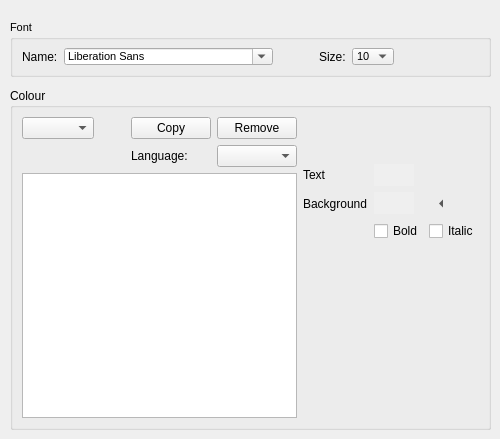
     <widget class="QWidget" name="tab_3">
      <attribute name="title">
       <string>Page</string>
      </attribute>
      <widget class="QGroupBox" name="groupBox_2">
       <property name="geometry">
        <rect>
         <x>10</x>
         <y>88</y>
         <width>481</width>
         <height>342</height>
        </rect>
       </property>
       <property name="font">
        <font>
         <pointsize>9</pointsize>
        </font>
       </property>
       <property name="title">
        <string>Colour</string>
       </property>
       <layout class="QGridLayout" name="gridLayout_4">
        <item row="0" column="0">
         <layout class="QGridLayout" name="gridLayout_2">
          <item row="0" column="0">
           <layout class="QGridLayout" name="gridLayout_3">
            <item row="0" column="0">
             <widget class="QComboBox" name="tEColorShemeCBox">
              <property name="sizePolicy">
               <sizepolicy hsizetype="Expanding" vsizetype="Fixed">
                <horstretch>0</horstretch>
                <verstretch>0</verstretch>
               </sizepolicy>
              </property>
             </widget>
            </item>
            <item row="1" column="0">
             <spacer name="verticalSpacer_2">
              <property name="orientation">
               <enum>Qt::Vertical</enum>
              </property>
              <property name="sizeType">
               <enum>QSizePolicy::Maximum</enum>
              </property>
              <property name="sizeHint" stdset="0">
               <size>
                <width>20</width>
                <height>15</height>
               </size>
              </property>
             </spacer>
            </item>
            <item row="2" column="0" colspan="5">
             <widget class="QListWidget" name="tEStylesList">
              <property name="verticalScrollBarPolicy">
               <enum>Qt::ScrollBarAsNeeded</enum>
              </property>
              <property name="horizontalScrollBarPolicy">
               <enum>Qt::ScrollBarAsNeeded</enum>
              </property>
              <property name="movement">
               <enum>QListView::Static</enum>
              </property>
              <property name="flow">
               <enum>QListView::TopToBottom</enum>
              </property>
              <property name="isWrapping" stdset="0">
               <bool>false</bool>
              </property>
              <property name="resizeMode">
               <enum>QListView::Adjust</enum>
              </property>
              <property name="layoutMode">
               <enum>QListView::SinglePass</enum>
              </property>
              <property name="spacing">
               <number>0</number>
              </property>
              <property name="viewMode">
               <enum>QListView::ListMode</enum>
              </property>
              <property name="uniformItemSizes">
               <bool>true</bool>
              </property>
              <property name="batchSize">
               <number>100</number>
              </property>
             </widget>
            </item>
            <item row="0" column="3">
             <widget class="QPushButton" name="copyClrSchmBtn">
              <property name="text">
               <string>Copy</string>
              </property>
             </widget>
            </item>
            <item row="0" column="1">
             <spacer name="horizontalSpacer_2">
              <property name="orientation">
               <enum>Qt::Horizontal</enum>
              </property>
              <property name="sizeType">
               <enum>QSizePolicy::Expanding</enum>
              </property>
              <property name="sizeHint" stdset="0">
               <size>
                <width>35</width>
                <height>20</height>
               </size>
              </property>
             </spacer>
            </item>
            <item row="0" column="4">
             <widget class="QPushButton" name="removeClrSchmBtn">
              <property name="text">
               <string>Remove</string>
              </property>
             </widget>
            </item>
            <item row="1" column="4">
             <widget class="QComboBox" name="lexerLanguageCBox"/>
            </item>
            <item row="1" column="3">
             <widget class="QLabel" name="label_8">
              <property name="text">
               <string>Language:</string>
              </property>
             </widget>
            </item>
           </layout>
          </item>
          <item row="0" column="1">
           <layout class="QGridLayout" name="gridLayout">
            <item row="1" column="0">
             <widget class="QLabel" name="label_5">
              <property name="text">
               <string>Text</string>
              </property>
             </widget>
            </item>
            <item row="2" column="0">
             <widget class="QLabel" name="label_6">
              <property name="text">
               <string>Background</string>
              </property>
             </widget>
            </item>
            <item row="2" column="2">
             <widget class="QToolButton" name="cleanBgColorBtn">
              <property name="toolTip">
               <string>Remove Background Colour</string>
              </property>
              <property name="text">
               <string/>
              </property>
              <property name="autoRaise">
               <bool>true</bool>
              </property>
              <property name="arrowType">
               <enum>Qt::LeftArrow</enum>
              </property>
             </widget>
            </item>
            <item row="0" column="0">
             <spacer name="verticalSpacer_3">
              <property name="orientation">
               <enum>Qt::Vertical</enum>
              </property>
              <property name="sizeType">
               <enum>QSizePolicy::Maximum</enum>
              </property>
              <property name="sizeHint" stdset="0">
               <size>
                <width>20</width>
                <height>47</height>
               </size>
              </property>
             </spacer>
            </item>
            <item row="4" column="0" rowspan="2">
             <spacer name="verticalSpacer_4">
              <property name="orientation">
               <enum>Qt::Vertical</enum>
              </property>
              <property name="sizeHint" stdset="0">
               <size>
                <width>20</width>
                <height>40</height>
               </size>
              </property>
             </spacer>
            </item>
            <item row="1" column="1">
             <widget class="QPushButton" name="fgColorPanelBtn">
              <property name="enabled">
               <bool>true</bool>
              </property>
              <property name="sizePolicy">
               <sizepolicy hsizetype="Fixed" vsizetype="Fixed">
                <horstretch>21</horstretch>
                <verstretch>21</verstretch>
               </sizepolicy>
              </property>
              <property name="autoFillBackground">
               <bool>true</bool>
              </property>
              <property name="text">
               <string/>
              </property>
              <property name="iconSize">
               <size>
                <width>15</width>
                <height>15</height>
               </size>
              </property>
              <property name="flat">
               <bool>true</bool>
              </property>
             </widget>
            </item>
            <item row="2" column="1">
             <widget class="QPushButton" name="bgColorPanelBtn">
              <property name="sizePolicy">
               <sizepolicy hsizetype="Fixed" vsizetype="Fixed">
                <horstretch>21</horstretch>
                <verstretch>21</verstretch>
               </sizepolicy>
              </property>
              <property name="autoFillBackground">
               <bool>true</bool>
              </property>
              <property name="text">
               <string/>
              </property>
              <property name="flat">
               <bool>true</bool>
              </property>
             </widget>
            </item>
            <item row="4" column="1">
             <widget class="QCheckBox" name="teFontStyle_BoldCheckBox">
              <property name="text">
               <string>Bold</string>
              </property>
             </widget>
            </item>
            <item row="4" column="2">
             <widget class="QCheckBox" name="teFontStyle_ItalicCheckBox">
              <property name="text">
               <string>Italic</string>
              </property>
             </widget>
            </item>
            <item row="5" column="1">
             <spacer name="verticalSpacer_5">
              <property name="orientation">
               <enum>Qt::Vertical</enum>
              </property>
              <property name="sizeHint" stdset="0">
               <size>
                <width>20</width>
                <height>40</height>
               </size>
              </property>
             </spacer>
            </item>
           </layout>
          </item>
         </layout>
        </item>
       </layout>
      </widget>
      <widget class="QGroupBox" name="groupBox_3">
       <property name="geometry">
        <rect>
         <x>10</x>
         <y>20</y>
         <width>481</width>
         <height>57</height>
        </rect>
       </property>
       <property name="font">
        <font>
         <pointsize>8</pointsize>
        </font>
       </property>
       <property name="title">
        <string>Font</string>
       </property>
       <layout class="QVBoxLayout" name="verticalLayout">
        <item>
         <layout class="QHBoxLayout" name="horizontalLayout_2">
          <item>
           <widget class="QLabel" name="tEFontNameLbl">
            <property name="font">
             <font>
              <pointsize>9</pointsize>
             </font>
            </property>
            <property name="text">
             <string>Name:</string>
            </property>
           </widget>
          </item>
          <item>
           <widget class="QFontComboBox" name="tEFontNameFCBox"/>
          </item>
          <item>
           <spacer name="horizontalSpacer_3">
            <property name="orientation">
             <enum>Qt::Horizontal</enum>
            </property>
            <property name="sizeType">
             <enum>QSizePolicy::Preferred</enum>
            </property>
            <property name="sizeHint" stdset="0">
             <size>
              <width>40</width>
              <height>20</height>
             </size>
            </property>
           </spacer>
          </item>
          <item>
           <widget class="QLabel" name="tEFontSizeLbl">
            <property name="font">
             <font>
              <pointsize>9</pointsize>
             </font>
            </property>
            <property name="text">
             <string>Size:</string>
            </property>
           </widget>
          </item>
          <item>
           <widget class="QComboBox" name="tEFontSizeCBox">
            <property name="currentIndex">
             <number>4</number>
            </property>
            <item>
             <property name="text">
              <string>6</string>
             </property>
            </item>
            <item>
             <property name="text">
              <string>7</string>
             </property>
            </item>
            <item>
             <property name="text">
              <string>8</string>
             </property>
            </item>
            <item>
             <property name="text">
              <string>9</string>
             </property>
            </item>
            <item>
             <property name="text">
              <string>10</string>
             </property>
            </item>
            <item>
             <property name="text">
              <string>11</string>
             </property>
            </item>
            <item>
             <property name="text">
              <string>12</string>
             </property>
            </item>
            <item>
             <property name="text">
              <string>14</string>
             </property>
            </item>
            <item>
             <property name="text">
              <string>16</string>
             </property>
            </item>
            <item>
             <property name="text">
              <string>18</string>
             </property>
            </item>
            <item>
             <property name="text">
              <string>20</string>
             </property>
            </item>
            <item>
             <property name="text">
              <string>22</string>
             </property>
            </item>
            <item>
             <property name="text">
              <string>24</string>
             </property>
            </item>
            <item>
             <property name="text">
              <string>26</string>
             </property>
            </item>
            <item>
             <property name="text">
              <string>28</string>
             </property>
            </item>
            <item>
             <property name="text">
              <string>36</string>
             </property>
            </item>
           </widget>
          </item>
          <item>
           <spacer name="horizontalSpacer_4">
            <property name="orientation">
             <enum>Qt::Horizontal</enum>
            </property>
            <property name="sizeHint" stdset="0">
             <size>
              <width>40</width>
              <height>20</height>
             </size>
            </property>
           </spacer>
          </item>
         </layout>
        </item>
       </layout>
      </widget>
     </widget>
